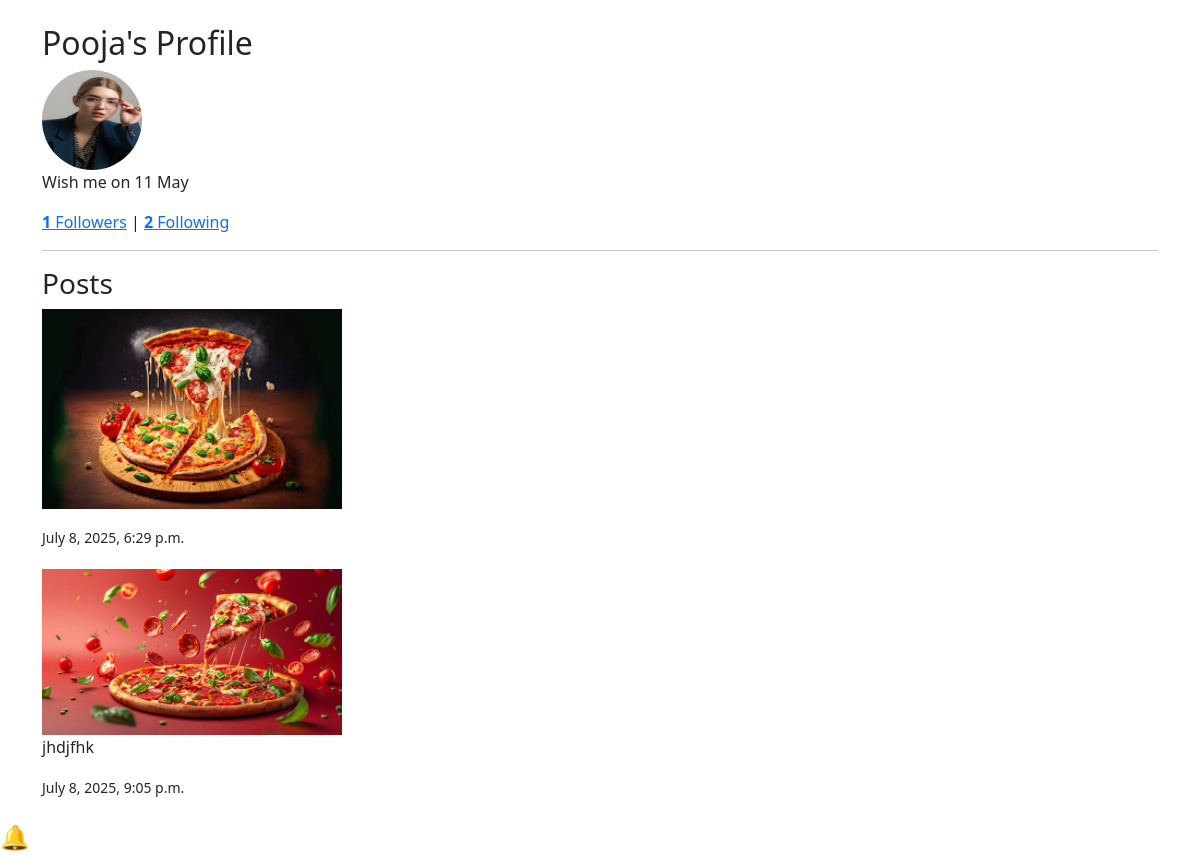
The app's page /profile/Pooja/ (signed in) with its own data.
### core/models.py (models this page shows, shortened)
class Profile(models.Model):
    user = models.OneToOneField(User, on_delete=models.CASCADE)
    forget_pass_token=models.CharField(max_length=100,blank=True, null=True)
    profile_pic = models.ImageField(upload_to='profile_pics/', blank=True, null=True)
    bio = models.TextField(blank=True)

class Post(models.Model):
    user = models.ForeignKey(User, on_delete=models.CASCADE)
    image = models.ImageField(upload_to='posts/')
    caption = models.TextField(blank=True)
    created_at = models.DateTimeField(auto_now_add=True)

### core/views.py (the view)
# urls.py: path('profile/<str:username>/',views.user_profile, name='user_profile'),
@login_required
def user_profile(request, username):
    user_obj = get_object_or_404(User, username=username)
    posts = Post.objects.filter(user=user_obj)
    is_following = False
    if request.user.is_authenticated:
        is_following = Follow.objects.filter(follower=request.user, following=user_obj).exists()
    followers_count = Follow.objects.filter(following=user_obj).count()
    following_count = Follow.objects.filter(follower=user_obj).count()
    context = {
        'user_obj': user_obj,
        'posts': posts,
        'is_following': is_following,
        'followers_count': followers_count,
        'following_count': following_count,
    }
    return render(request, 'core/user_profile.html', context)

### core/templates/core/user_profile.html (shortened to what this page needs)
{% extends "core/base.html" %}
{% block content %}
<div class="container mt-4">
          <h2>{{ user_obj.username }}'s Profile</h2>
          {% if user_obj.profile.profile_pic %}
          <img src="{{ user_obj.profile.profile_pic.url }}" alt="Profile Picture" width="100" height="100"
                    style="border-radius: 50%;">
          {% endif %}
          <p>{{ user_obj.profile.bio }}</p>
          <p>
                    <a href="{% url 'followers_list' user_obj.username %}"><strong>{{ followers_count }}</strong>
                              Followers</a> |
                    <a href="{% url 'following_list' user_obj.username %}"><strong>{{ following_count }}</strong>
                              Following</a>
          </p>
          <hr>
          <h3>Posts</h3>
          {% for post in posts %}
          <div style="margin-bottom: 20px;">
                    <img src="{{ post.image.url }}" alt="Post Image" width="300"><br>
                    <p>{{ post.caption }}</p>
                    <p><small>{{ post.created_at }}</small></p>
          </div>
          {% empty %}
          <p>No posts yet</p>
          {% endfor %}
</div>
{% endblock %}

### records on screen
Post: image (picture), created_at "July 8, 2025, 6:29 p.m."
Post: image (picture), caption "jhdjfhk", created_at "July 8, 2025, 9:05 p.m."

### other values on screen
{{ user_obj.username }} "Pooja"
{{ user_obj.profile.bio }} "Wish me on 11 May"
{{ followers_count }} "1"
{{ following_count }} "2"
